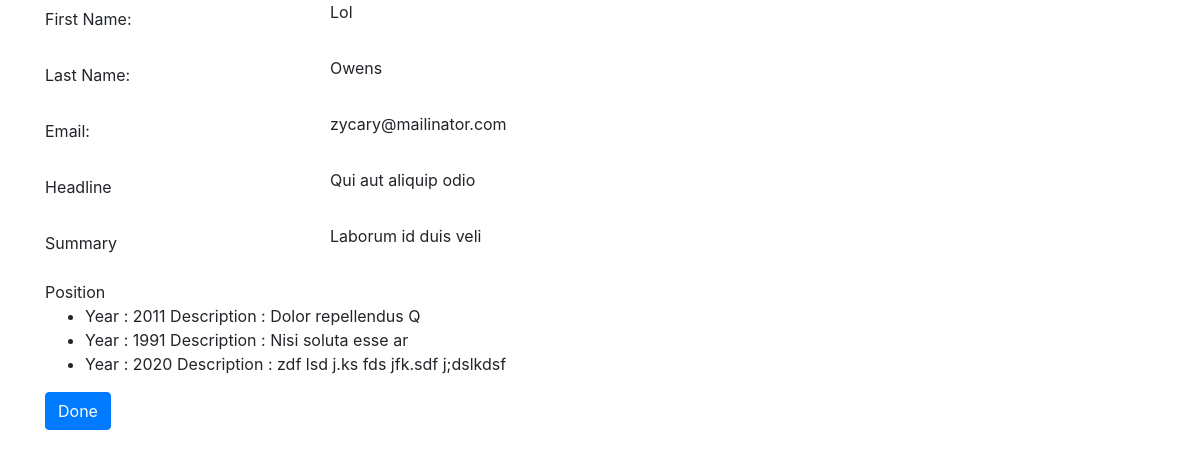
The page /JJJ/week3/view.php?profile_id=9 on the database its author committed.
### tables this page shows
CREATE TABLE `profile` (
  `profile_id` int(11) NOT NULL,
  `user_id` int(11) NOT NULL,
  `first_name` text DEFAULT NULL,
  `last_name` text DEFAULT NULL,
  `email` text DEFAULT NULL,
  `headline` text DEFAULT NULL,
  `summary` text DEFAULT NULL
);

CREATE TABLE `position` (
  `position_id` int(11) NOT NULL,
  `profile_id` int(11) DEFAULT NULL,
  `rank` int(11) DEFAULT NULL,
  `year` int(11) DEFAULT NULL,
  `description` text DEFAULT NULL
);

### JJJ/week3/Model/readModel.php (called while the page is built, shortened)
<?php require_once "baseModel.php";
    function getSingleProfile($pdo, $id){
        $selectSql = "SELECT * FROM profile WHERE profile_id = :id";
        $prepare = $pdo->prepare($selectSql);
        $execute = $prepare->execute(array( ':id' => $id));
        if($execute === TRUE){
            return $prepare->fetch(PDO::FETCH_ASSOC);
        } else {
            $_SESSION['error'] = "Profile Not Found";
            header("Location: index.php");
            return;
        }
    }
    function loadPos($pdo, $id){
        $selectSql = "SELECT * FROM position WHERE profile_id = :id ORDER BY rank";
        $prepare = $pdo->prepare($selectSql);
        $execute = $prepare->execute(array( ':id' => $id));
        if($execute == TRUE){
            return $prepare->fetchAll(PDO::FETCH_ASSOC);
        }else {
            return FALSE;
        }
    }
?>

### JJJ/week3/view.php (the view, shortened to what this page needs)
<?php require_once "Model/readModel.php";
if(!isset($_GET['profile_id'])){
    $_SESSION['error'] = "Missing profile_id";
    header("Location: index.php");
    return;
}
else {
    $data = getSingleProfile($pdo, $_GET['profile_id']);
    $positions = loadPos($pdo,$_GET['profile_id']);
}
?>
<!DOCTYPE html>
<html lang="en">
<head>
    <?php require_once "link.php"; ?>
</head>
<body>
    <div class="container">
        <div class="form-group row">
            <label for="first_name" class="col-md-3 col-form-label">First Name:</label>
            <div class="col-md-9">
                <p><?= htmlentities($data['first_name']) ?></p>
            </div>
        </div>
        <div class="form-group row">
            <label for="last_name" class="col-md-3 col-form-label">Last Name:</label>
            <div class="col-md-9">
                <p><?= htmlentities($data['last_name']) ?></p>
            </div>
        </div>
        <div class="form-group row">
            <label for="email" class="col-md-3 col-form-label">Email:</label>
            <div class="col-md-9">
                <p><?= htmlentities($data['email']) ?></p>
            </div>
        </div>
        <div class="form-group row">
            <label for="hline" class="col-md-3 col-form-label">Headline</label>
            <div class="col-md-9">
                <p><?= htmlentities($data['headline']) ?></p>
            </div>
        </div>
        <div class="form-group row">
            <label for="summary" class="col-md-3 col-form-label">Summary</label>
            <div class="col-md-9">
                <p><?= htmlentities($data['summary']) ?></p>
            </div>
        </div>
        <div id="positionFields">
            <?php if($positions  != FALSE) :?>
                Position
                <ul>
                    <?php for($i = 0; $i< count($positions); $i++) : ?>
                    <li>Year : <?= $positions[$i]['year'] ?> Description : <?= $positions[$i]['description']?></li>
                    <?php endfor?>
                </ul>
            <?php endif?>
        </div>
        <div class="form-group row">
            <div class="col-md-12">
                <a name="" id="" class="btn btn-primary" href="index.php" role="button">Done</a>
            </div>
        </div>
    </div>
</body>
</html>

### rows shown on the page
profile: first_name "Lol", last_name "Owens", email "zycary@mailinator.com", headline "Qui aut aliquip odio", summary "Laborum id duis veli"
position: year "2011", description "Dolor repellendus Q"
position: year "1991", description "Nisi soluta esse ar"
position: year "2020", description "zdf lsd j.ks fds jfk.sdf j;dslkdsf"
